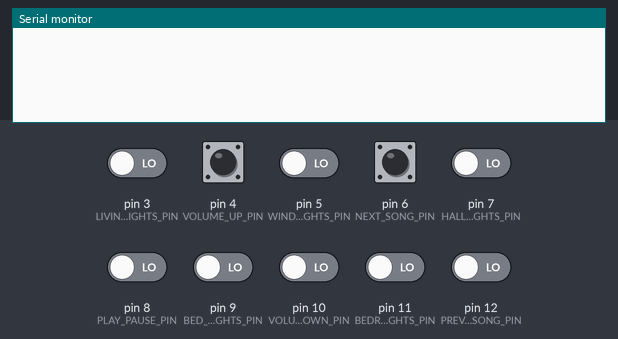
The program below on a simulated Arduino Pro Mini, built with avr-gcc and run on an emulated ATmega328P. Parts: the last lines printed to the serial monitor. The inputs (shaded band) are chosen by the test bench; at power-on: pin 3 (LIVING_ROOM_LIGHTS_PIN), pin 4 (VOLUME_UP_PIN), pin 5 (WINDOW_WALL_LIGHTS_PIN), pin 6 (NEXT_SONG_PIN), pin 7 (HALLWAY_LIGHTS_PIN), pin 8 (PLAY_PAUSE_PIN), pin 9 (BED_WALL_LIGHTS_PIN), pin 10 (VOLUME_DOWN_PIN), pin 11 (BEDROOM_LIGHTS_PIN), pin 12 (PREVIOUS_SONG_PIN) LOW.

Above: at 1.2 s.
1.3 s: pin 3 (LIVING_ROOM_LIGHTS_PIN) driven HIGH
At 2.5 s:
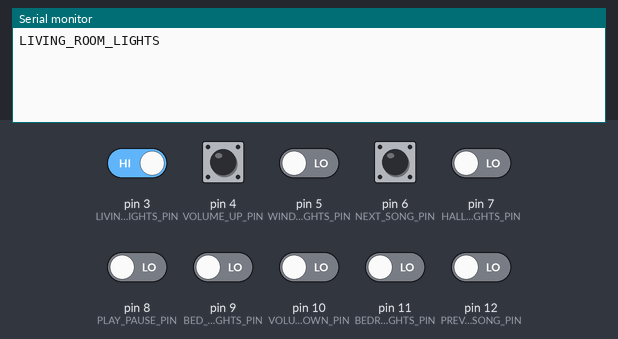
2.8 s: pin 4 (VOLUME_UP_PIN) pulled HIGH for 0.15 s
At 3.3 s:
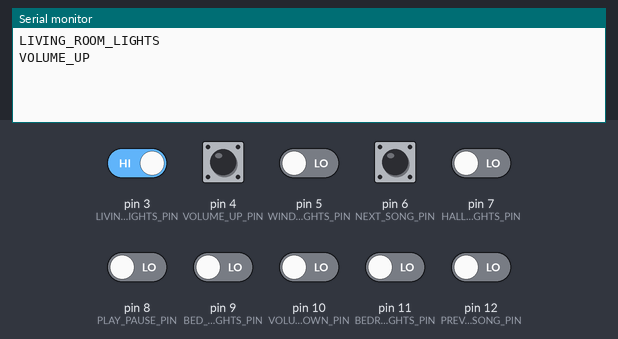
4.4 s: pin 5 (WINDOW_WALL_LIGHTS_PIN) driven HIGH
At 5.6 s:
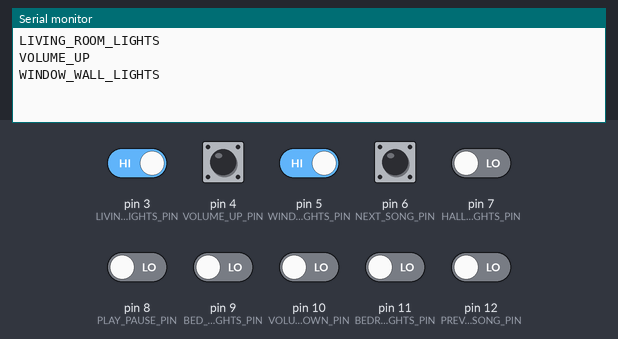
5.9 s: pin 6 (NEXT_SONG_PIN) pulled HIGH for 0.15 s
At 7.0 s:
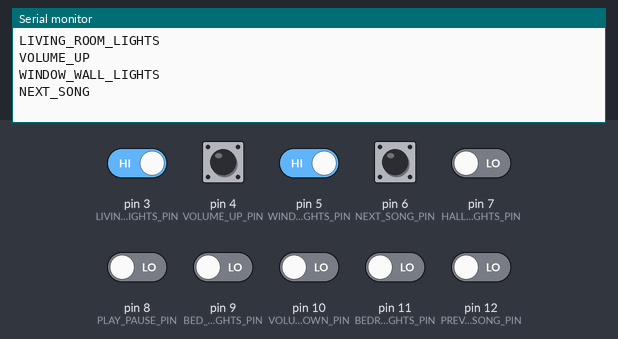
7.5 s: pin 7 (HALLWAY_LIGHTS_PIN) driven HIGH
At 8.2 s:
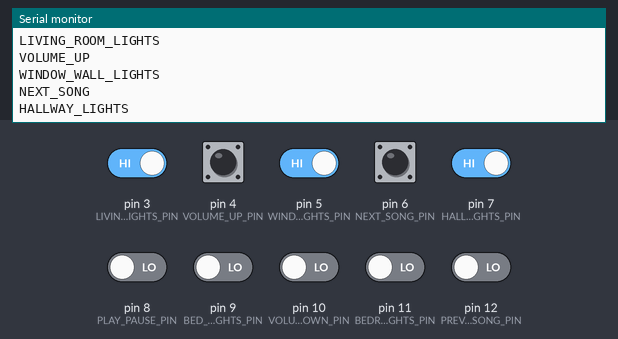
9.0 s: pin 8 (PLAY_PAUSE_PIN) driven HIGH
At 9.4 s:
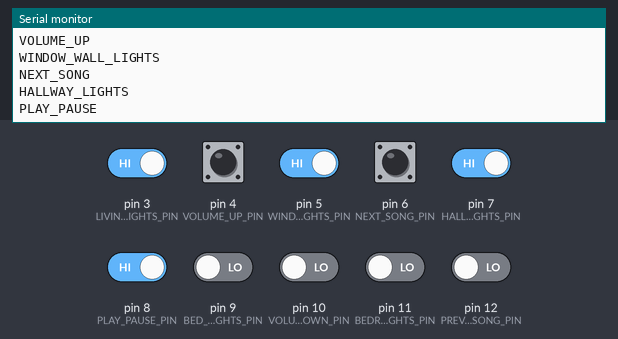

The program:

main.cpp
```cpp
#include <Arduino.h>

// Wiring Information
// Label on Copper: Digital Pin
// 1: 11
// 2: 9
// 3: 7
// 4: 5
// 5: 3
// 6: 10
// 7: 12
// 8: 8
// 9: 6
// 0: 4

#define BEDROOM_LIGHTS_PIN 11
#define BED_WALL_LIGHTS_PIN 9
#define HALLWAY_LIGHTS_PIN 7
#define WINDOW_WALL_LIGHTS_PIN 5
#define LIVING_ROOM_LIGHTS_PIN 3
#define VOLUME_DOWN_PIN 10
#define VOLUME_UP_PIN 4
#define PREVIOUS_SONG_PIN 12
#define PLAY_PAUSE_PIN 8
#define NEXT_SONG_PIN 6

bool bedroomLightsPressed = false;
bool bedWallLightsPressed = false;
bool hallwayLightsPressed = false;
bool windowWallLightsPressed = false;
bool livingRoomLightsPressed = false;
bool volumeDownPressed = false;
bool volumeUpPressed = false;
bool previousSongPressed = false;
bool playPausePressed = false;
bool nextSongPressed = false;

bool printOnRisingEdge(const int pin, bool &flag, const char *message) {
  if (digitalRead(pin) == HIGH) {
    if (!flag) {
      flag = true;
      Serial.println(message);
    }
  } else {
    flag = false;
  }
  return flag;
}

void setup() {
  Serial.begin(9600);
}

void loop() {
  printOnRisingEdge(BEDROOM_LIGHTS_PIN, bedroomLightsPressed, "BEDROOM_LIGHTS");
  printOnRisingEdge(BED_WALL_LIGHTS_PIN, bedWallLightsPressed, "BED_WALL_LIGHTS");
  printOnRisingEdge(HALLWAY_LIGHTS_PIN, hallwayLightsPressed, "HALLWAY_LIGHTS");
  printOnRisingEdge(WINDOW_WALL_LIGHTS_PIN, windowWallLightsPressed, "WINDOW_WALL_LIGHTS");
  printOnRisingEdge(LIVING_ROOM_LIGHTS_PIN, livingRoomLightsPressed, "LIVING_ROOM_LIGHTS");
  printOnRisingEdge(VOLUME_DOWN_PIN, volumeDownPressed, "VOLUME_DOWN");
  printOnRisingEdge(VOLUME_UP_PIN, volumeUpPressed, "VOLUME_UP");
  printOnRisingEdge(PREVIOUS_SONG_PIN, previousSongPressed, "PREVIOUS_SONG");
  printOnRisingEdge(PLAY_PAUSE_PIN, playPausePressed, "PLAY_PAUSE");
  printOnRisingEdge(NEXT_SONG_PIN, nextSongPressed, "NEXT_SONG");

  delay(10);
}
```

Measured:
- after the input at 1.3 s, the serial monitor: prints a new line at once (image 1)
- after the input at 2.8 s, the serial monitor: prints a new line at once (image 2)
- after the input at 4.4 s, the serial monitor: prints a new line at once (image 3)
- after the input at 5.9 s, the serial monitor: prints a new line at once (image 4)
- after the input at 7.5 s, the serial monitor: prints a new line at once (image 5)
- after the input at 9.0 s, the serial monitor: prints a new line at once (image 6)
